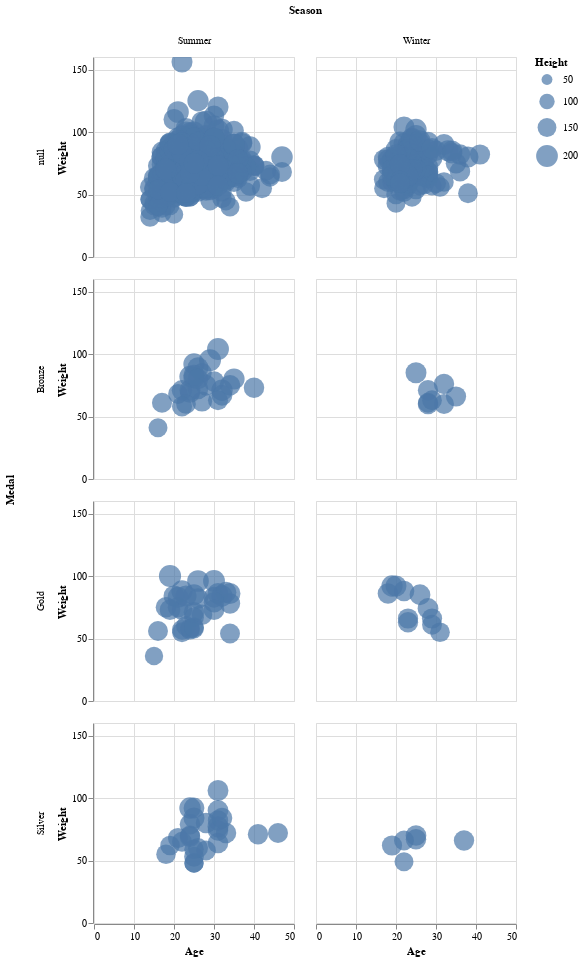

Notebook cell for this chart:
### Code cell
sample_size = 1000
sampled_df = df.sample(sample_size, random_state=42)

chart = alt.Chart(sampled_df).mark_circle().encode(
    x=alt.X('Age:Q', title='Age'),
    y=alt.Y('Weight:Q', title='Weight'),
    size=alt.Size('Height:Q', title='Height', scale=alt.Scale(range=[0, 500])),
    tooltip=['Age', 'Weight', 'Height']
).properties(
    width=200,
    height=200
).facet(
    column='Season:N',
    row='Medal:N'
).interactive()
chart

### Figure 1 — Vega-Lite specification as saved in the notebook (floating-point values rounded to 4 significant figures; data arrays with more than 128 entries replaced by an {"elided": "..."} marker saying what was removed)
{"config": {"view": {"continuousWidth": 400, "continuousHeight": 300}}, "data": {"name": "data-8f5db1e2a967c4602e892543cbab7dae"}, "facet": {"column": {"field": "Season", "type": "nominal"}, "row": {"field": "Medal", "type": "nominal"}}, "spec": {"mark": "circle", "encoding": {"size": {"field": "Height", "scale": {"range": [0, 500]}, "title": "Height", "type": "quantitative"}, "tooltip": [{"field": "Age", "type": "quantitative"}, {"field": "Weight", "type": "quantitative"}, {"field": "Height", "type": "quantitative"}], "x": {"field": "Age", "title": "Age", "type": "quantitative"}, "y": {"field": "Weight", "title": "Weight", "type": "quantitative"}}, "height": 200, "selection": {"selector005": {"type": "interval", "bind": "scales", "encodings": ["x", "y"]}}, "width": 200}, "$schema": "https://vega.github.io/schema/vega-lite/v4.17.0.json", "datasets": {"data-8f5db1e2a967c4602e892543cbab7dae": {"elided": "1000 records"}}}
